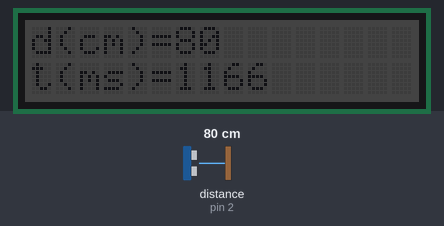
Bench run of a sketch on a simulated Arduino Uno, built with avr-gcc and run on an emulated ATmega328P. Parts: 16×2 character LCD. Inputs (shaded band) come from the test bench; at power-on: distance to the obstacle (sensor on pin 2) 80 cm. What the sketch prints to the serial monitor is not drawn.

Above: at 1.2 s.
1.3 s: distance to the obstacle (sensor on pin 2) set to 2 cm
At 1.36 s:
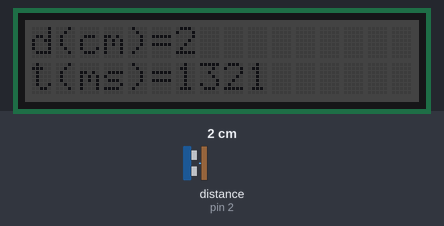
2.9 s: distance to the obstacle (sensor on pin 2) set to 4 cm
At 2.98 s:
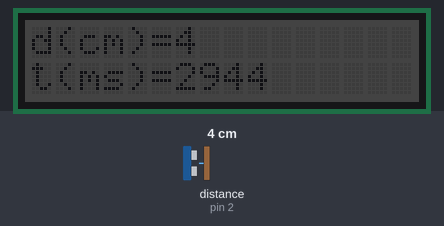
4.4 s: distance to the obstacle (sensor on pin 2) set to 9 cm
At 4.46 s:
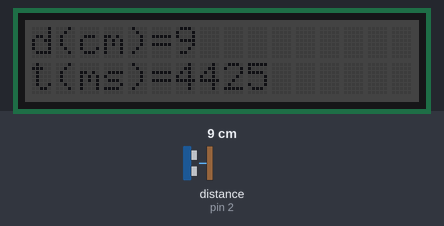

The sketch:

recuperer_donnees_arduino_sonar_python.ino
```cpp
#include <rgb_lcd.h>
#include <Ultrasonic.h>

rgb_lcd rgbLcd;
int _ABVAR_1_d = 0 ;
Ultrasonic us_pin2(2);
unsigned long _ABVAR_2_t = 0UL ;

void setup()
{
  rgbLcd.begin(16,2);
  Serial.begin(9600);
  rgbLcd.setRGB(constrain(10,0,255),constrain(10,0,255),constrain(10,0,255));
}

void loop()
{
  _ABVAR_1_d = us_pin2.MeasureInCentimeters() ;
  _ABVAR_2_t = millis() ;
  Serial.print(_ABVAR_1_d);
  Serial.print("/");
  Serial.print(_ABVAR_2_t);
  Serial.println();
  rgbLcd.setCursor(0, 0);
  rgbLcd.print("d(cm)=" );
  rgbLcd.print(_ABVAR_1_d );
  rgbLcd.print("                ");
  rgbLcd.setCursor(0, 1);
  rgbLcd.print("t(ms)=" );
  rgbLcd.print(_ABVAR_2_t );
  rgbLcd.print("                ");
}
```
